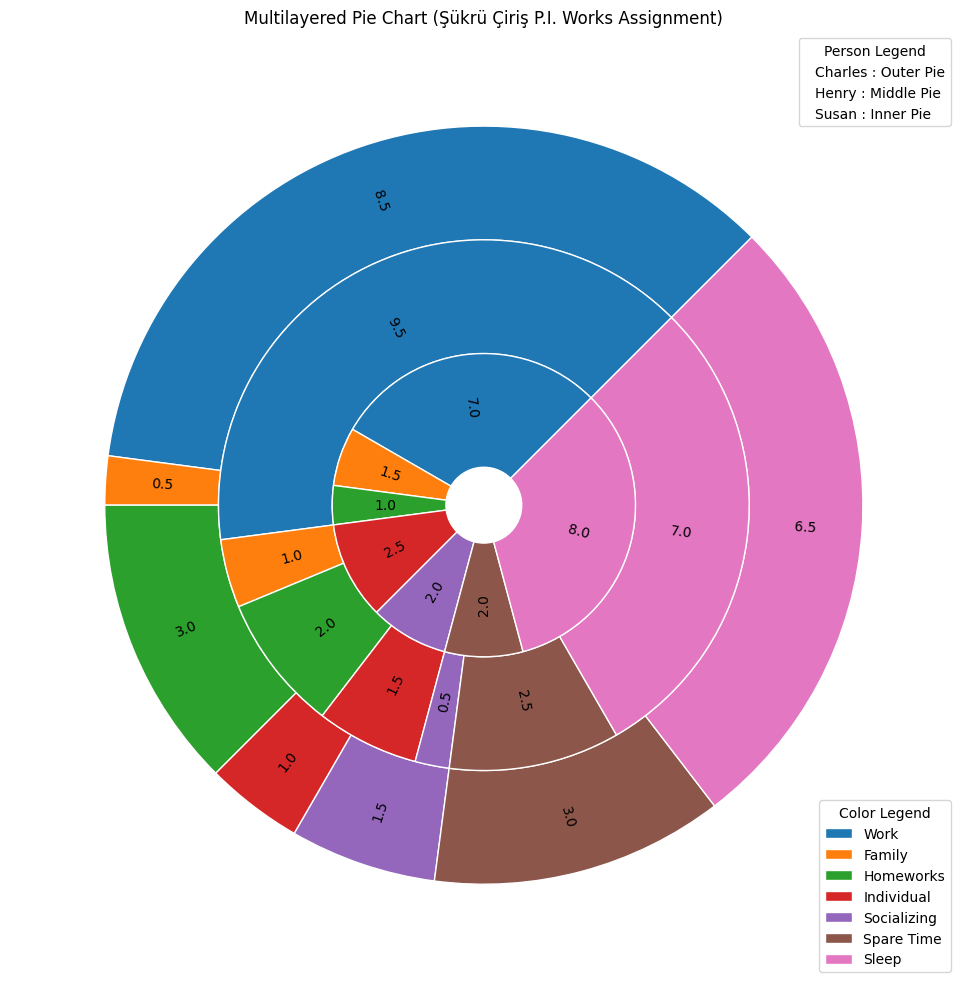

Generate this figure with Python:
import pandas as pd
import matplotlib.pyplot as plt

columns=["Area of Interest","Charles","Henry","Susan"]
rows=[["Work",8.5,9.5,7],
      ["Family",0.5,1.0,1.5],
     ["Homeworks",3,2,1],
     ["Individual",1,1.5,2.5],
     ["Socializing",1.5,0.5,2],
     ["Spare Time",3,2.5,2],
     ["Sleep",6.5,7,8]]
df=pd.DataFrame(rows,columns=columns)

fig,ax=plt.subplots(figsize=(10,10))
colors={
    df["Area of Interest"][0] : plt.rcParams['axes.prop_cycle'].by_key()['color'][0],
    df["Area of Interest"][1] : plt.rcParams['axes.prop_cycle'].by_key()['color'][1],
    df["Area of Interest"][2] : plt.rcParams['axes.prop_cycle'].by_key()['color'][2],
    df["Area of Interest"][3] : plt.rcParams['axes.prop_cycle'].by_key()['color'][3],
    df["Area of Interest"][4] : plt.rcParams['axes.prop_cycle'].by_key()['color'][4],
    df["Area of Interest"][5] : plt.rcParams['axes.prop_cycle'].by_key()['color'][5],
    df["Area of Interest"][6] : plt.rcParams['axes.prop_cycle'].by_key()['color'][6]
}

ax.pie(df["Charles"],labels=list(df["Charles"]),labeldistance=0.85, rotatelabels =True, radius=1,
	wedgeprops=dict(width=0.3, edgecolor='w'),startangle = 45,
      colors=[colors[v] for v in df['Area of Interest'].value_counts().keys()],
	textprops = dict(va='center', ha='center'))
ax.pie(df["Henry"],labels=df["Henry"],labeldistance=0.75, rotatelabels =True,radius=0.7,
	wedgeprops=dict(width=0.3, edgecolor='w'),startangle = 45,
      colors=[colors[v] for v in df['Area of Interest'].value_counts().keys()],
	textprops = dict(va='center', ha='center'))
ax.pie(df["Susan"],labels=df["Susan"],labeldistance=0.65, rotatelabels =True,radius=0.4,
	wedgeprops=dict(width=0.3, edgecolor='w'),startangle = 45,
      colors=[colors[v] for v in df['Area of Interest'].value_counts().keys()],
	textprops = dict(va='center', ha='center'))

leg=ax.legend(colors.keys(),title="Color Legend",loc='lower right')

ax.legend(["Charles : Outer Pie","Henry : Middle Pie","Susan : Inner Pie"],title="Person Legend",loc='upper right', 
	   handlelength=0)

ax.add_artist(leg)

ax.set(aspect="equal", title='Multilayered Pie Chart (Şükrü Çiriş P.I. Works Assignment)')

plt.tight_layout()

plt.show()
